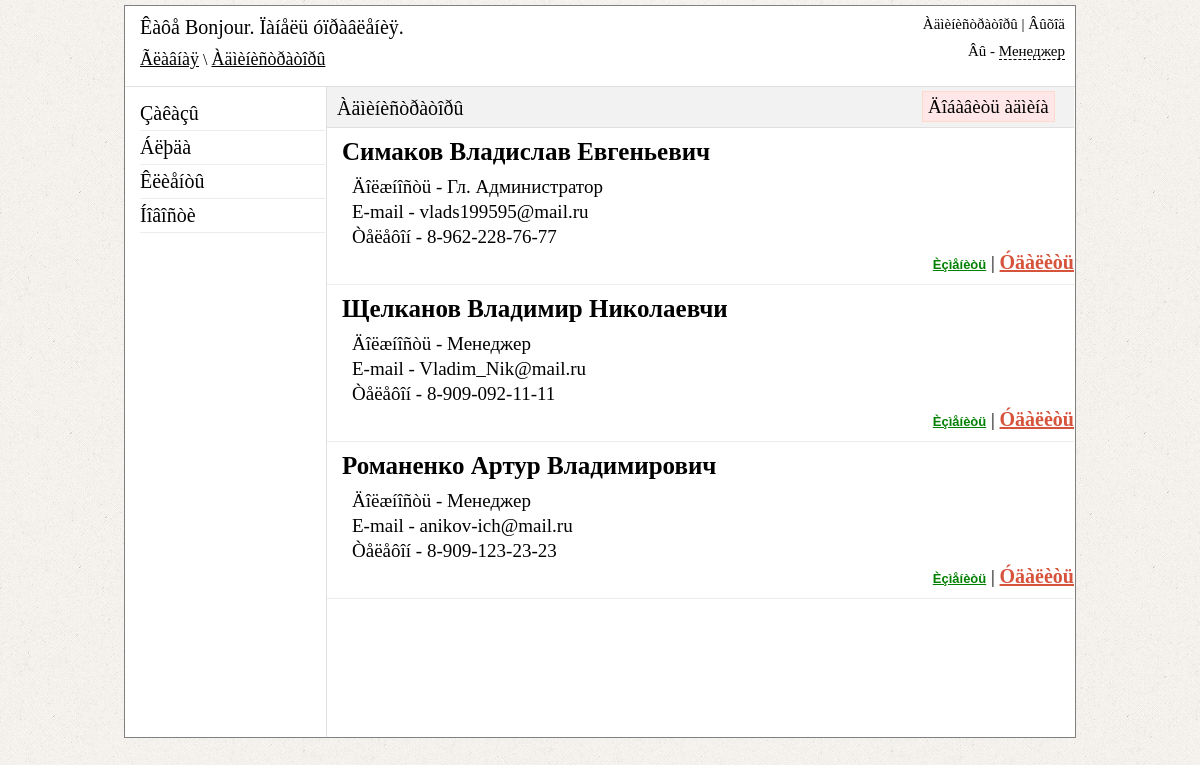
Screenshot of /admin/administrators.php (signed in) with the database file from the repository.
### tables this page shows
CREATE TABLE IF NOT EXISTS `reg_admin` (
  `id` int(11) NOT NULL AUTO_INCREMENT,
  `login` varchar(255) NOT NULL,
  `pass` varchar(255) NOT NULL,
  `fio` text NOT NULL,
  `role` varchar(255) NOT NULL,
  `email` varchar(50) NOT NULL,
  `phone` varchar(50) NOT NULL,
  `view_orders` int(11) NOT NULL DEFAULT '0',
  `accept_orders` int(11) NOT NULL DEFAULT '0',
  `delete_orders` int(11) NOT NULL DEFAULT '0',
  `add_tovar` int(11) NOT NULL DEFAULT '0',
  `edit_tovar` int(11) NOT NULL DEFAULT '0',
  `delete_tovar` int(11) NOT NULL DEFAULT '0',
  `view_clients` int(11) NOT NULL DEFAULT '0',
  `delete_clients` int(11) NOT NULL DEFAULT '0',
  `add_news` int(11) NOT NULL DEFAULT '0',
  `delete_news` int(11) NOT NULL DEFAULT '0',
  `view_admin` int(11) NOT NULL DEFAULT '0',
  PRIMARY KEY (`id`)
);

### admin/administrators.php (the view, shortened to what this page needs)
<?php
if ($_SESSION['auth_admin'] == "yes_auth")
{
  include("include/db_connect.php");
?>
<!DOCTYPE HTML>
<html>
<head>
	<link href="css/style.css" rel="stylesheet" type="text/css" />
    <link href="css/reset.css" rel="stylesheet" type="text/css" />
    <link href="jquery_confirm/jquery_confirm.css" rel="stylesheet" type="text/css" />
</head>
<body background="images/back.png">
<div id="block-body">
<?php
	include("include/block-header.php");
?>
<div id="block-content">
<div id="block-parameters">
<p id="title-page" >Àäìèíèñòðàòîðû</p>
<p aligh="right" id="add-style"><a href="add_administrators.php">Äîáàâèòü àäìèíà</a></p>
</div>
<?php
if ($_SESSION['view_admin'] == '1')
{
	$result = mysql_query("SELECT * FROM reg_admin ORDER BY id DESC",$link);
 If (mysql_num_rows($result) > 0)
{
$row = mysql_fetch_array($result);
do
{
echo '
<ul id="list-admin" >
<li>
<h3>'.$row["fio"].'</h3>
<p><strong>Äîëæíîñòü</strong> - '.$row["role"].'</p>
<p><strong>E-mail</strong> - '.$row["email"].'</p>
<p><strong>Òåëåôîí</strong> - '.$row["phone"].'</p>
<p class="links-actions" align="right" ><a class="green" href="edit_administrators.php?id='.$row["id"].'" >Èçìåíèòü</a> | <a class="delete" rel="administrators.php?id='.$row["id"].'&action=delete" >Óäàëèòü</a></p>
</li>
</ul>
    ';
} while ($row = mysql_fetch_array($result));
}
}else
{
    echo '<p id="form-error" align="center"> Ó âàñ íåò ïðàâ íà ïðîñìîòð àäìèíèñòðàòîðîâ!</p>';
}
?>
</div>
</div>
</body>
</html>
<?php
}else
{
    header("Location: login.php");
}
?>

### admin/css/style.css (style rules this page uses)
#block-body { width: 950px; margin: 5px auto; background-color: white; border: 1px solid grey; }
#block-header1 a { font: 18px Monotype Corsiva; color: black; }
#block-content { width: 747px; min-height: 650px; height: auto; margin-left: 201px; border-left: 1px solid #E0E0E0; }
#block-parameters { height: 40px; border-bottom: 1px solid #E0E0E0; background-color: #F2F2F2; }
#title-page { font: 20px Monotype Corsiva; margin-top: 10px; margin-left: 10px; position: absolute; }
.delete { font:bold 20px Monotype Corsiva; color: #D6533C; cursor: pointer; text-decoration: underline; }
.green { font:bold 20px Monotype Corsiva; color: green; }
#add-style { margin-top: 12px; margin-left: 618px; position: absolute; }
#add-style > a { font: 17px Monotype Corsiva; color: black; text-decoration: none; border: 1px solid #FFDACA; background-color: #FFE7E7; padding-left: 5px; padding-right: 5px; padding-top: 4px; padding-bottom: 4px; }
#add-style { margin-top: 9px; margin-left: 595px; position: absolute; }
#add-style > a { font: 19px Monotype Corsiva; color: black; text-decoration: none; border: 1px solid #FFDACA; background-color: #FFE7E7; padding-left: 5px; padding-right: 5px; padding-top: 4px; padding-bottom: 4px; }
#list-admin li { border-bottom: 1px solid #EDEDED; padding-bottom: 10px; }
#list-admin h3 { font: bold 25px Monotype Corsiva; margin-top: 10px; margin-bottom: 10px; margin-left: 15px; }
#list-admin p { font: 19px Monotype Corsiva; margin-top: 3px; margin-left: 25px; margin-bottom: 0; }
.green { font:bold 13px sans-serif; color: green; }

### rows the page displays
reg_admin: fio "Симаков Владислав Евгеньевич", role "Гл. Администратор", email "vlads199595@mail.ru", phone "8-962-228-76-77"
reg_admin: fio "Щелканов Владимир Николаевчи", role "Менеджер", email "Vladim_Nik@mail.ru", phone "8-909-092-11-11"
reg_admin: fio "Романенко Артур Владимирович", role "Менеджер", email "anikov-ich@mail.ru", phone "8-909-123-23-23"

### other values shown
$_SESSION['urlpage'] "Ãëàâíàÿ \\ Àäìèíèñòðàòîðû"
$_SESSION['admin_role'] "Менеджер"
